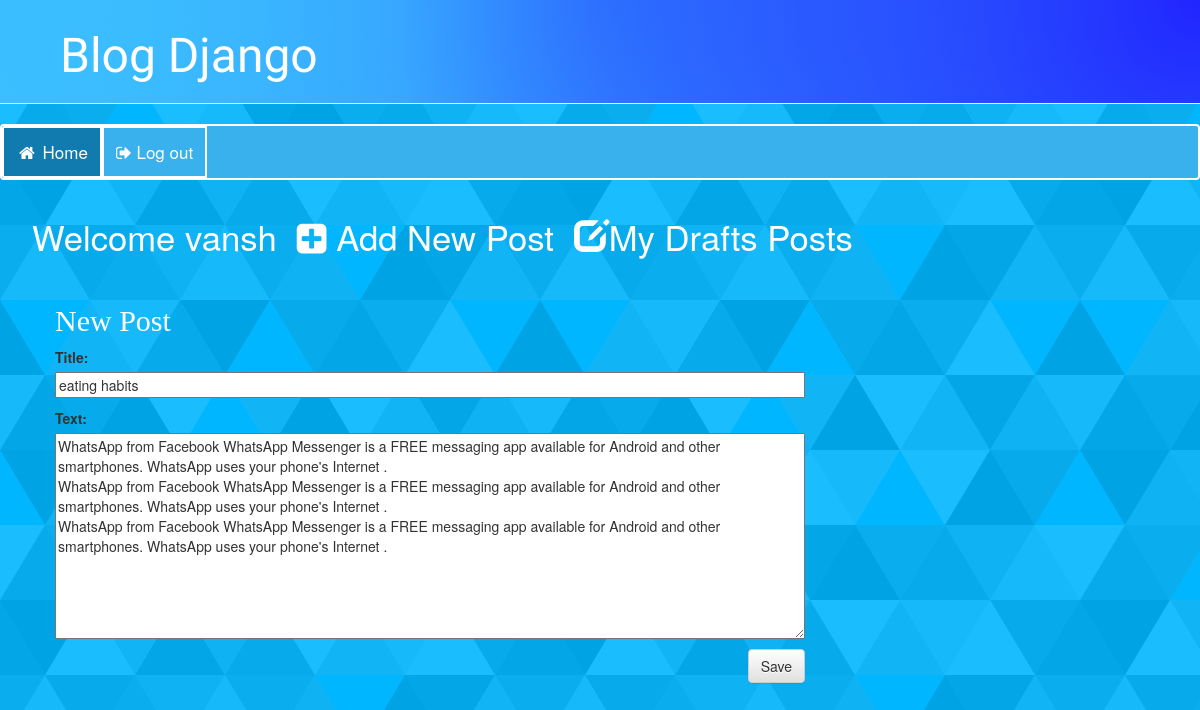
/post/3/edit/ (signed in), run on an earlier commit of the app's database.
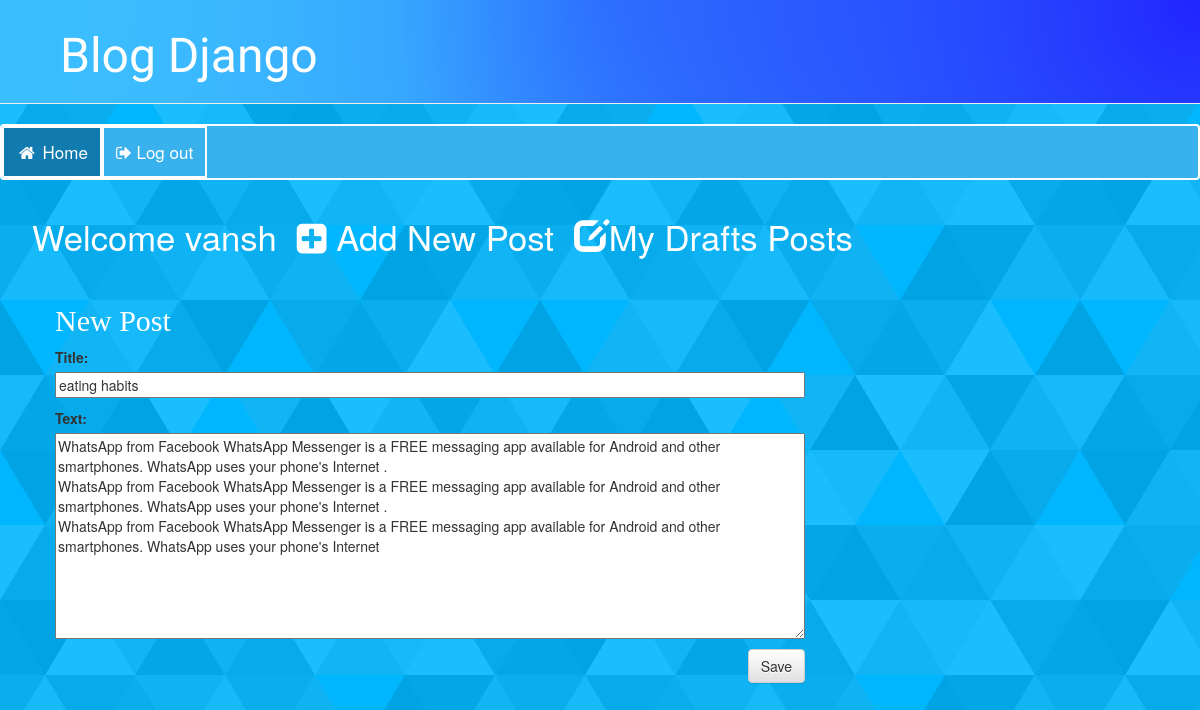
And on a later commit of the database.
### blog/models.py (models this page shows, shortened)
class Post(models.Model):
    author = models.ForeignKey(settings.AUTH_USER_MODEL , on_delete=models.CASCADE)
    title = models.CharField(max_length=50)
    text = models.TextField(max_length=1000)
    created_date = models.DateTimeField(default=timezone.now)
    published_date = models.DateTimeField(blank=True , null=True)

### blog/views.py (the view)
# urls.py: path('post/<int:pk>/edit/' , views.post_edit , name = "post_edit"),
@login_required
def post_edit(request  , pk):
    post = get_object_or_404(Post , pk=pk)
    if request.method == "POST":
        form = PostForm(request.POST ,  instance=post)
        if form.is_valid():
            post  = form.save(commit=False)
            post.author = request.user
            post.save()
            return redirect('post_detail' , pk=post.pk)
    else:
        form = PostForm(instance=post)
    return render(request , 'blog/post_edit.html' , {'form' : form})

### blog/forms.py
class PostForm(forms.ModelForm):
    class Meta:
        model = Post
        fields = ('title' , 'text' ,  )

### blog/templates/blog/post_edit.html
{% extends 'blog/base.html' %}
{% block content %}
<h2> New Post </h2>
<form method="post" class="post-form"> {% csrf_token %}
    {{form.as_p}}
    <button type="submit" class="save btn btn-default" > Save </button>
</form>
{% endblock %}

What changed in the data, as far as the page shows it:
changed Post "eating habits": text "…uses your phone's Internet ." → "…uses your phone's Internet"
